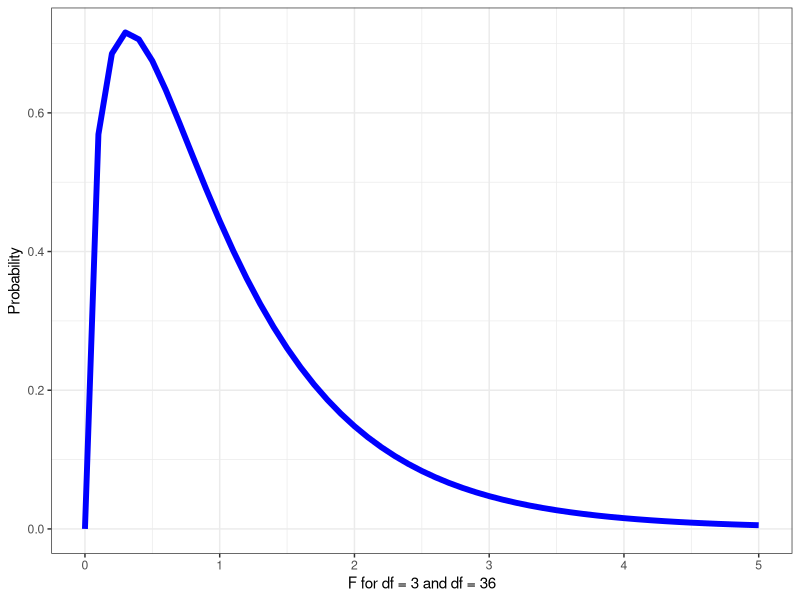
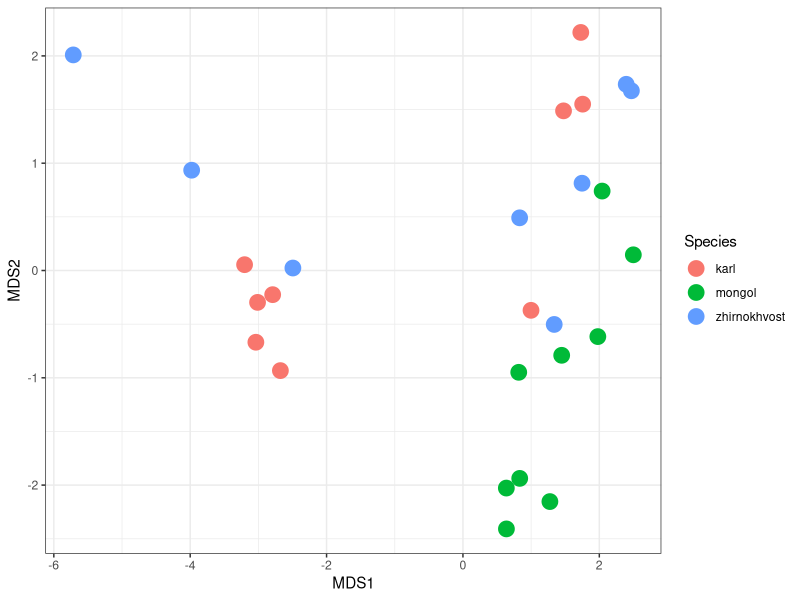
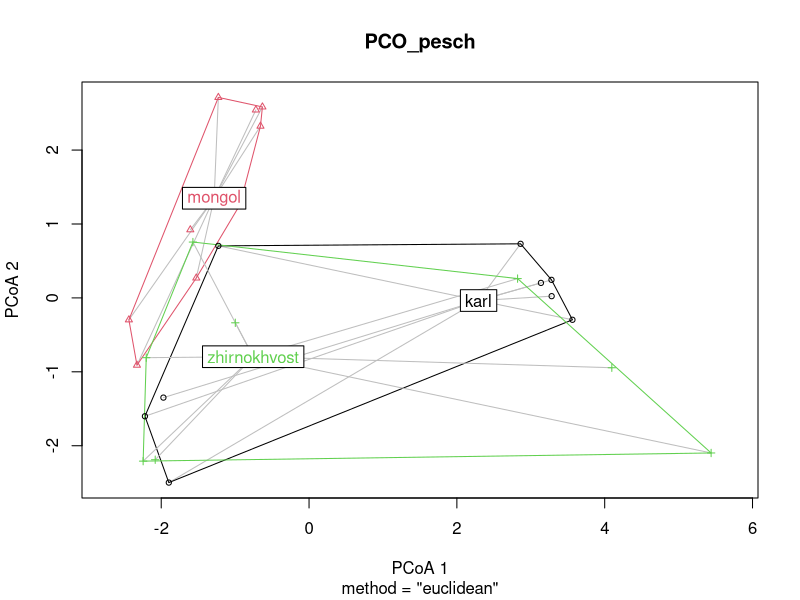
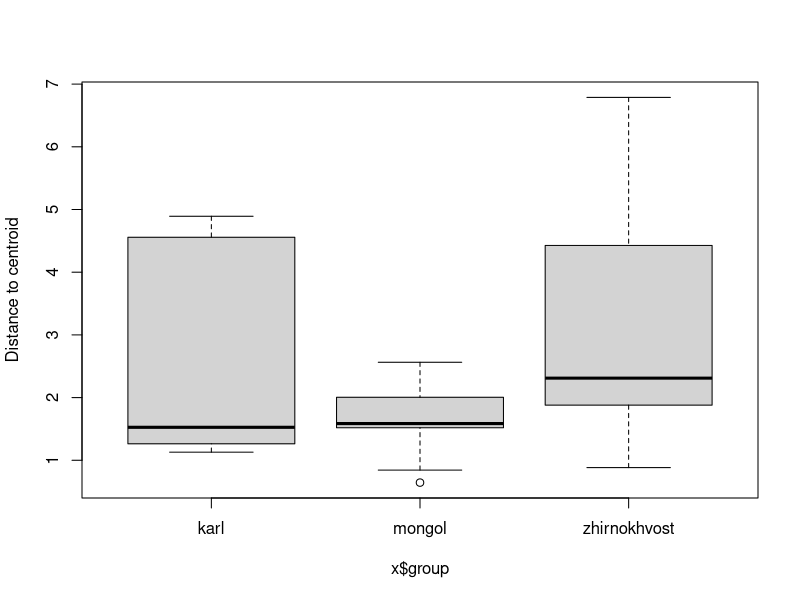
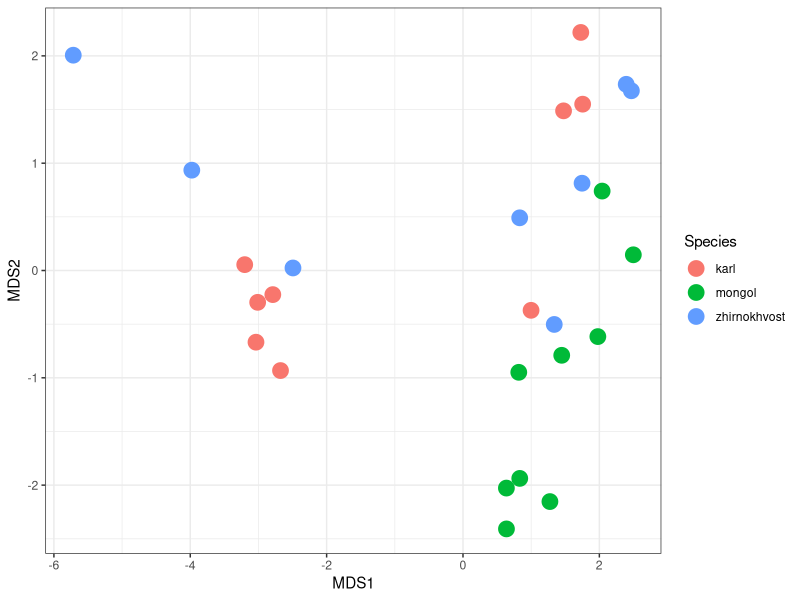

The R script that drew these images, in order:
## ---- chunk 1
# to configure markdown parsing
options(markdown.extensions = c("no_intra_emphasis", "tables", "fenced_code", "autolink", "strikethrough", "lax_spacing", "space_headers", "latex_math"))
# output options
options(width = 70, scipen = 6, digits = 3)

# to render cyrillics in plots use cairo pdf
options(device = function(file, width = 7, height = 7, ...) {
  cairo_pdf(tempfile(), width = width, height = height, ...)
  })
library(knitr)
# chunk default options
opts_chunk$set(fig.align = 'center', tidy = FALSE, fig.width = 7, fig.height = 3, cache = TRUE)
## ---- chunk 2
x <- 2:5
ncomb <- choose(x, 2)
FWER <- 0.05 * ncomb
df <- data.frame(x, ncomb, FWER)
colnames(df) <- c("Число средних", "Число сравнений", "&alpha;<sub>familywise</sub>")
library(knitr)
kable(df)
## ---- chunk 3
x <- 2:9
ncomb <- choose(x, 2)
APC <- 0.05 / ncomb
df1 <- data.frame(x, ncomb, APC)
df1 <- cbind(df1[1:4, ], df1[5:8, ])
colnames(df1) <- rep(c("Число средних", "Число сравнений", "&alpha;<sub>per comparison</sub>"), 2)
library(knitr)
kable(df1)
## ---- chunk 4
library(ggplot2)
theme_set(theme_bw())
ggplot(data.frame(x = seq(0,5,0.1), y = df(seq(0,5,0.1), 3, 36)), aes (x = x, y = y)) + geom_line (size = 2, color = "blue") + xlab("F for df = 3 and df = 36") + ylab ("Probability") 
## ---- chunk 5
pesch <- read.csv("data/pesch.csv", header = TRUE, sep = ";")
head(pesch)
## ---- chunk 6
options(digits = 4)
log_pesch <- pesch
log_pesch[,3:ncol(pesch)] <- log(pesch[,3:ncol(pesch)] +1)
head(log_pesch)
## ---- chunk 7
library(ggplot2)
library(vegan)
theme_set(theme_bw())
mds_pesch <- metaMDS(log_pesch[, 3:ncol(pesch)], distance = "euclidian")
mds_pesch <- as.data.frame(mds_pesch$points)
mds_pesch$Species <- pesch$Species
ggplot(mds_pesch, aes(x = MDS1, y = MDS2, colour = Species)) + geom_point(size = 5)
## ---- chunk 8

## ---- chunk 9
library(vegan)
permanova_pesch <- adonis(log_pesch[3:9] ~ log_pesch$Species, method = "euclidean")
permanova_pesch
## ---- chunk 10
dist_pesch <- vegdist(log_pesch[,3:ncol(pesch)], method  = "euclidian")
PCO_pesch <- betadisper(dist_pesch, log_pesch$Species)
## ---- chunk 11
library(graphics)
plot(PCO_pesch)
## ---- chunk 12
anova(PCO_pesch)
## ---- chunk 13
boxplot(PCO_pesch)
## ---- chunk 14
library(ggplot2)
#dist_pesch <- vegdist(log_pesch[,3:ncol(pesch)], method = "euclidian")
mds_pesch <- metaMDS(log_pesch[,3:ncol(pesch)], distance = "euclidian")
mds_pesch <- as.data.frame(mds_pesch$points)
mds_pesch$Species <- pesch$Species
pl_pesch <- ggplot(mds_pesch, aes(x = MDS1, y = MDS2, colour = Species))
pl_pesch + geom_point(size = 5)
## ---- chunk 15
pair <- combn(unique(as.character(log_pesch$Species)), 2)
ncomb <- dim(pair)[2]
x <- log_pesch[, -c(1:2)]
y <- log_pesch$Species
for (i in 1:ncomb) {
  filter <- y %in% pair[, i]
  posthoc <- adonis(x[filter, ] ~ y[filter], method = "euclidean")$aov.tab$Pr[1]
  cat(pair[, i], ": p = ", posthoc, "\n", sep = " ")
}
## ---- chunk 16
simper_pesch <- simper(log_pesch[, 3:9], log_pesch$Species, permutations = 999)
summary(simper_pesch)
## ---- chunk 17
log_pesch2 <- log_pesch[log_pesch$Species != "zhirnokhvost", ]
## ---- chunk 18
twofact_pesch <- adonis(log_pesch2[,3:ncol(pesch)] ~ log_pesch2$Gender * log_pesch2$Species, method = "euclidian")

twofact_pesch
## ---- chunk 19
nested_pesch <- adonis(log_pesch2[,3:ncol(pesch)] ~  log_pesch2$Gender, strata = log_pesch2$Species, method = "euclidian")

nested_pesch
## ---- chunk 20
com <- read.csv("data/simulated_data.csv", sep = ',', header = T)

# Ошибочный дизай
com_permanova <- adonis(com[,1:2] ~ com$NO3)

# Правильный дизайн
com_permanova2 <- adonis(com[,1:2] ~ com$NO3, strata = com$field)
